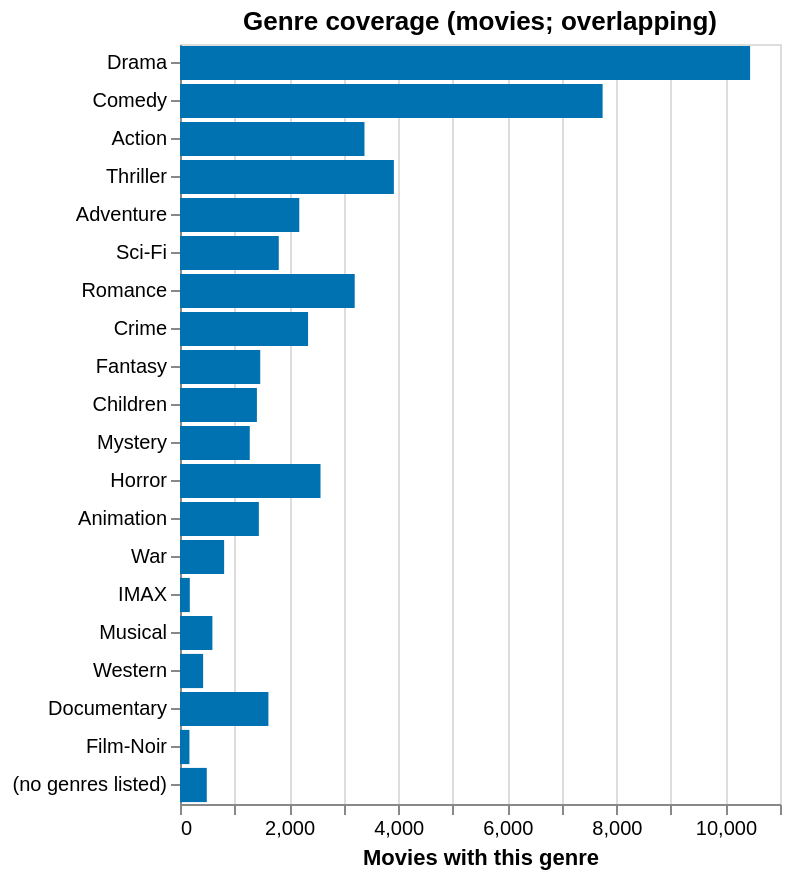

Notebook cell for this chart:
### Markdown cell above
## 5. Genre coverage

Which genres are represented? Movies can have several genres, so genre totals overlap. Counts come from movie-level summaries rather than multiplying individual rating rows. Genre frequency does not establish a user’s complete taste.

### Code cell
mstats = ratings.groupby("movieId")["rating"].agg(n="size", total="sum").reset_index()
mstats["movie_mean"] = mstats["total"] / mstats["n"]
gm = genres.merge(mstats, on="movieId", how="left", validate="many_to_one")
assert gm["n"].notna().all()
g = (
    gm.groupby("genre")
    .agg(
        movies=("movieId", "nunique"),
        ratings=("n", "sum"),
        rating_sum=("total", "sum"),
        movie_weighted_mean=("movie_mean", "mean"),
    )
    .reset_index()
)
g["rating_weighted_mean"] = g["rating_sum"] / g["ratings"]
g = g.sort_values("ratings", ascending=False)
display(g[["genre", "movies", "ratings", "rating_weighted_mean"]].round(3).reset_index(drop=True))

assert movies.movieId.nunique() == mstats.shape[0] == genres.movieId.nunique() and mstats[
    "n"
].sum() == len(ratings)
print("Base-table counts unchanged by genre expansion; genre rows:", len(genres))

order = g["genre"].tolist()
counts = (
    alt.Chart(g)
    .mark_bar(color=BLUE)
    .encode(
        y=alt.Y("genre:N", sort=order, title=None),
        x=alt.X("movies:Q", title="Movies with this genre"),
        tooltip=["genre", "movies", "ratings"],
    )
    .properties(title="Genre coverage (movies; overlapping)", width=300, height=380)
)
save_table(g.drop(columns="rating_sum"), "f_genre_summary")
save_chart(counts, "f_genre_coverage")

### Figure 1 — Vega-Lite specification as saved in the notebook (floating-point values rounded to 4 significant figures)
{"config": {"view": {"continuousWidth": 300, "continuousHeight": 300}}, "data": {"name": "data-bee5aa07e9819fe6f9567300aab7299b"}, "mark": {"type": "bar", "color": "#0072B2"}, "encoding": {"tooltip": [{"field": "genre", "type": "nominal"}, {"field": "movies", "type": "quantitative"}, {"field": "ratings", "type": "quantitative"}], "x": {"field": "movies", "title": "Movies with this genre", "type": "quantitative"}, "y": {"field": "genre", "sort": ["Drama", "Comedy", "Action", "Thriller", "Adventure", "Sci-Fi", "Romance", "Crime", "Fantasy", "Children", "Mystery", "Horror", "Animation", "War", "IMAX", "Musical", "Western", "Documentary", "Film-Noir", "(no genres listed)"], "title": null, "type": "nominal"}}, "height": 380, "title": "Genre coverage (movies; overlapping)", "width": 300, "$schema": "https://vega.github.io/schema/vega-lite/v5.17.0.json", "datasets": {"data-bee5aa07e9819fe6f9567300aab7299b": [{"genre": "Drama", "movies": 10452, "ratings": 340782, "rating_sum": 1264000.0, "movie_weighted_mean": 3.41, "rating_weighted_mean": 3.71}, {"genre": "Comedy", "movies": 7748, "ratings": 273935, "rating_sum": 944300.0, "movie_weighted_mean": 3.169, "rating_weighted_mean": 3.447}, {"genre": "Action", "movies": 3382, "ratings": 235414, "rating_sum": 824300.0, "movie_weighted_mean": 3.108, "rating_weighted_mean": 3.502}, {"genre": "Thriller", "movies": 3921, "ratings": 209887, "rating_sum": 747700.0, "movie_weighted_mean": 3.207, "rating_weighted_mean": 3.562}, {"genre": "Adventure", "movies": 2187, "ratings": 185642, "rating_sum": 657700.0, "movie_weighted_mean": 3.114, "rating_weighted_mean": 3.543}, {"genre": "Sci-Fi", "movies": 1811, "ratings": 137124, "rating_sum": 481800.0, "movie_weighted_mean": 3.081, "rating_weighted_mean": 3.513}, {"genre": "Romance", "movies": 3203, "ratings": 135643, "rating_sum": 483300.0, "movie_weighted_mean": 3.289, "rating_weighted_mean": 3.563}, {"genre": "Crime", "movies": 2348, "ratings": 130543, "rating_sum": 485600.0, "movie_weighted_mean": 3.347, "rating_weighted_mean": 3.72}, {"genre": "Fantasy", "movies": 1471, "ratings": 89632, "rating_sum": 316200.0, "movie_weighted_mean": 3.109, "rating_weighted_mean": 3.528}, {"genre": "Children", "movies": 1410, "ratings": 67360, "rating_sum": 231900.0, "movie_weighted_mean": 2.824, "rating_weighted_mean": 3.442}, {"genre": "Mystery", "movies": 1279, "ratings": 63149, "rating_sum": 233500.0, "movie_weighted_mean": 3.291, "rating_weighted_mean": 3.698}, {"genre": "Horror", "movies": 2576, "ratings": 58944, "rating_sum": 196500.0, "movie_weighted_mean": 2.968, "rating_weighted_mean": 3.334}, {"genre": "Animation", "movies": 1446, "ratings": 53926, "rating_sum": 195400.0, "movie_weighted_mean": 3.038, "rating_weighted_mean": 3.624}, {"genre": "War", "movies": 809, "ratings": 39413, "rating_sum": 151000.0, "movie_weighted_mean": 3.543, "rating_weighted_mean": 3.83}, {"genre": "IMAX", "movies": 180, "ratings": 36215, "rating_sum": 131000.0, "movie_weighted_mean": 3.217, "rating_weighted_mean": 3.618}, {"genre": "Musical", "movies": 594, "ratings": 28237, "rating_sum": 100800.0, "movie_weighted_mean": 3.284, "rating_weighted_mean": 3.569}, {"genre": "Western", "movies": 424, "ratings": 14858, "rating_sum": 53990.0, "movie_weighted_mean": 3.371, "rating_weighted_mean": 3.633}, {"genre": "Documentary", "movies": 1621, "ratings": 9808, "rating_sum": 36660.0, "movie_weighted_mean": 3.599, "rating_weighted_mean": 3.738}, {"genre": "Film-Noir", "movies": 173, "ratings": 7533, "rating_sum": 29860.0, "movie_weighted_mean": 3.725, "rating_weighted_mean": 3.964}, {"genre": "(no genres listed)", "movies": 491, "ratings": 1109, "rating_sum": 3930.0, "movie_weighted_mean": 3.328, "rating_weighted_mean": 3.544}]}}
